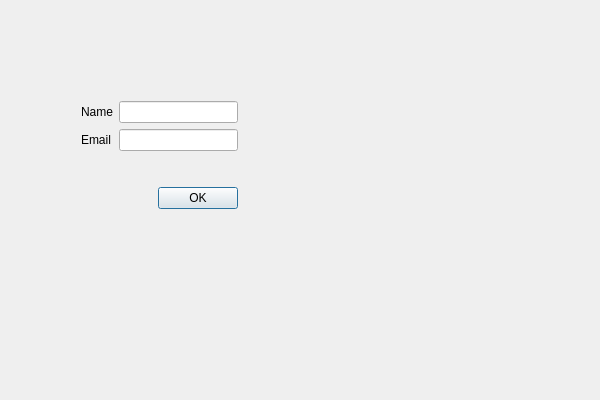
<?xml version="1.0" encoding="UTF-8"?>
<ui version="4.0">
 <class>AddDialogClass</class>
 <widget class="QDialog" name="AddDialogClass">
  <property name="geometry">
   <rect>
    <x>0</x>
    <y>0</y>
    <width>600</width>
    <height>400</height>
   </rect>
  </property>
  <property name="windowTitle">
   <string>Add Address</string>
  </property>
  <widget class="QWidget" name="">
   <property name="geometry">
    <rect>
     <x>70</x>
     <y>90</y>
     <width>179</width>
     <height>130</height>
    </rect>
   </property>
   <layout class="QGridLayout" name="gridLayout_2">
    <item row="0" column="0">
     <layout class="QVBoxLayout" name="verticalLayout">
      <item>
       <layout class="QGridLayout" name="gridLayout">
        <item row="1" column="0">
         <widget class="QLabel" name="emailTest">
          <property name="text">
           <string>Email</string>
          </property>
         </widget>
        </item>
        <item row="1" column="1">
         <widget class="QLineEdit" name="emailEdit"/>
        </item>
        <item row="0" column="1">
         <widget class="QLineEdit" name="nameEdit"/>
        </item>
        <item row="0" column="0">
         <widget class="QLabel" name="nameText">
          <property name="text">
           <string>Name</string>
          </property>
         </widget>
        </item>
       </layout>
      </item>
      <item>
       <spacer name="verticalSpacer">
        <property name="orientation">
         <enum>Qt::Vertical</enum>
        </property>
        <property name="sizeHint" stdset="0">
         <size>
          <width>20</width>
          <height>40</height>
         </size>
        </property>
       </spacer>
      </item>
     </layout>
    </item>
    <item row="1" column="0">
     <layout class="QHBoxLayout" name="horizontalLayout">
      <item>
       <spacer name="horizontalSpacer">
        <property name="orientation">
         <enum>Qt::Horizontal</enum>
        </property>
        <property name="sizeHint" stdset="0">
         <size>
          <width>40</width>
          <height>20</height>
         </size>
        </property>
       </spacer>
      </item>
      <item>
       <widget class="QPushButton" name="okButton">
        <property name="text">
         <string>OK</string>
        </property>
       </widget>
      </item>
     </layout>
    </item>
   </layout>
  </widget>
 </widget>
 <layoutdefault spacing="6" margin="11"/>
 <resources/>
 <connections>
  <connection>
   <sender>okButton</sender>
   <signal>clicked()</signal>
   <receiver>AddDialogClass</receiver>
   <slot>accept()</slot>
   <hints>
    <hint type="sourcelabel">
     <x>214</x>
     <y>205</y>
    </hint>
    <hint type="destinationlabel">
     <x>339</x>
     <y>280</y>
    </hint>
   </hints>
  </connection>
 </connections>
</ui>
